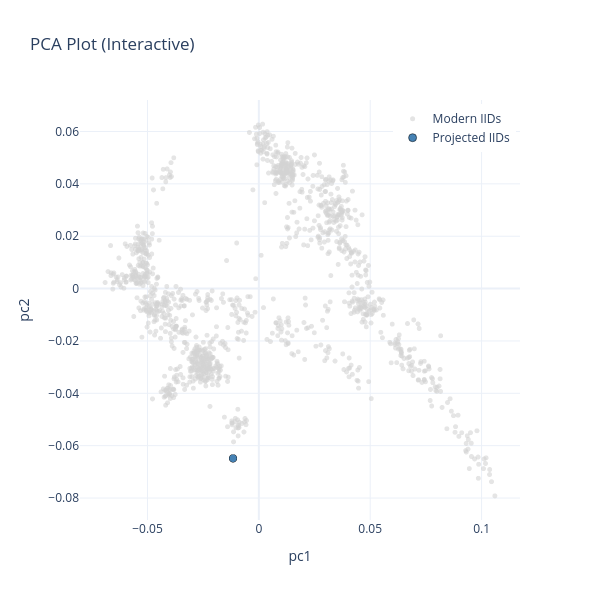

The notebook cell this image was saved under:
### Code cell
%%time
test_all()

### Figure 1 — Plotly figure (JSON) as saved in the notebook; plotly's stock layout.template omitted (floating-point values rounded to 4 significant figures; data arrays with more than 128 entries replaced by an {"elided": "..."} marker saying what was removed)
{"data": [{"hovertemplate": "<b>%{text}</b><br>pc1: %{x}<br>pc2: %{y}<extra></extra>", "marker": {"color": "lightgray", "opacity": 0.6, "size": 5}, "mode": "markers", "name": "Modern IIDs", "text": {"elided": "1250 str values"}, "type": "scattergl", "x": {"elided": "1250 float values"}, "y": {"elided": "1250 float values"}}, {"hovertemplate": "<b>%{text}</b><br>pc1: %{x}<br>pc2: %{y}<extra></extra>", "marker": {"color": "steelblue", "line": {"color": "black", "width": 0.5}, "size": 8}, "mode": "markers", "name": "Projected IIDs", "text": ["SUA002"], "type": "scattergl", "x": [-0.01158], "y": [-0.06484]}], "layout": {"height": 600, "legend": {"x": 0.99, "xanchor": "right", "y": 0.99, "yanchor": "top"}, "title": {"text": "PCA Plot (Interactive)"}, "width": 600, "xaxis": {"title": {"text": "pc1"}}, "yaxis": {"title": {"text": "pc2"}}}}
